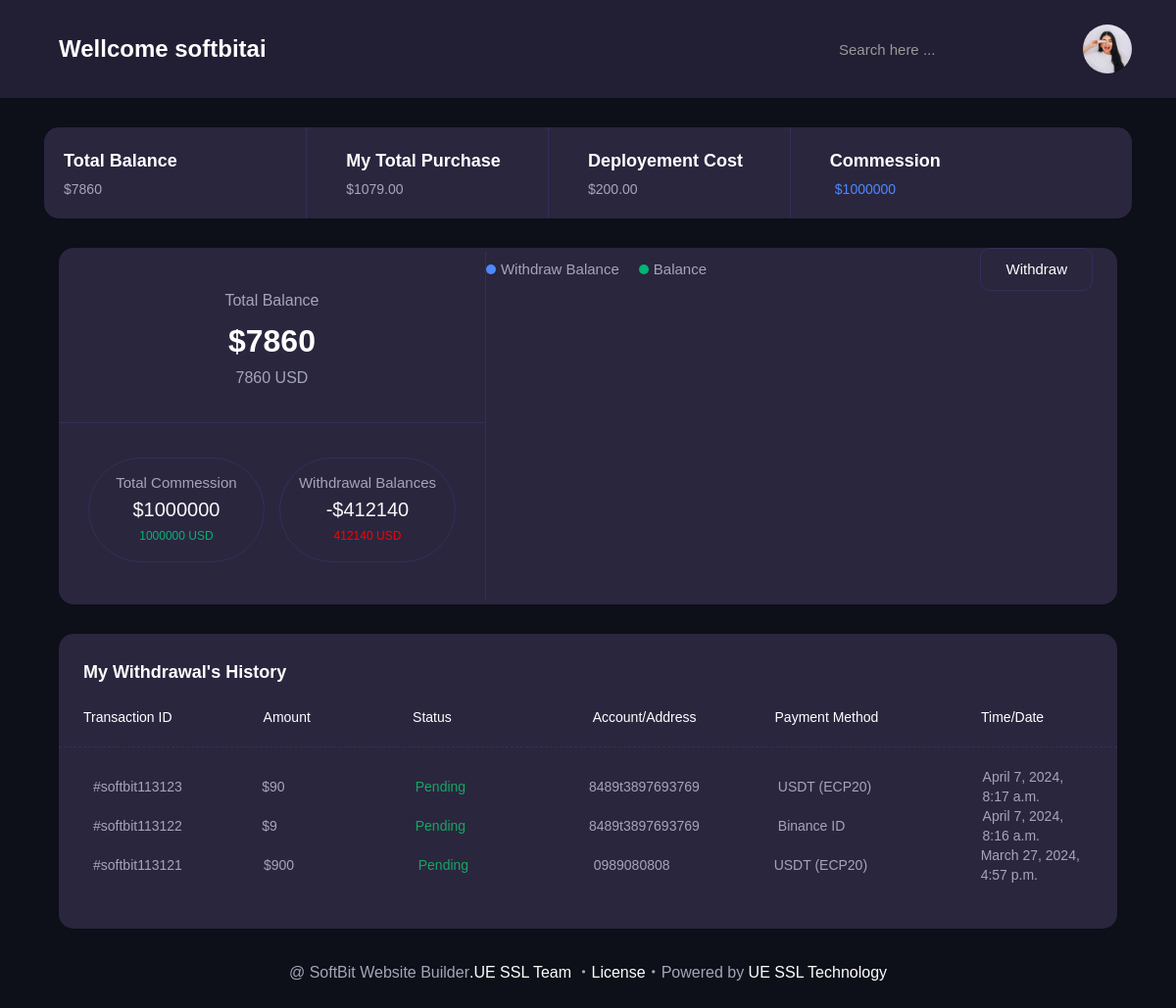
Screenshot of /userdashboard/ (signed in) with the database file from the repository.
### DynamicGenerator/models.py (models this page shows, shortened)
class Profile(models.Model):
    user=models.OneToOneField(User, on_delete=models.CASCADE)
    code=models.CharField(max_length=5,blank=True)
    recommended_by=models.ForeignKey(User,on_delete=models.CASCADE,blank=True,null=True,related_name="ref_by")
    profession=models.CharField(max_length=200,null=True)
    bio=models.TextField(null=True)
    profilepic=models.ImageField(upload_to='profilepic/', null=True,default='profilepic/118075335_744109276133549_1110864460278063364_n_c253ba2d-0077-40bc-82e3-372b_oJqMKqo.webp')
    created=models.DateTimeField(auto_now=True)
    balance=models.IntegerField(default=0)
    withdrawl_amount=models.IntegerField(default=0)
    commession=models.IntegerField(default=0)
    phone=models.CharField(max_length=200,null=True)
    address=models.CharField(max_length=200,null=True)
    city=models.CharField(max_length=200,null=True)
    state=models.CharField(max_length=200,null=True)
    country=models.CharField(max_length=200,null=True)
    facebook = models.URLField(blank=True, null=True)
    skype= models.URLField(blank=True, null=True)
    twitter = models.URLField(blank=True, null=True)
    linkedin = models.URLField(blank=True, null=True)

class Withdrawl_Request(models.Model):
    PENDING = 'Pending'
    APPROVED = 'Paid'
    STATUS_CHOICES = (
        (PENDING, 'Pending'),
        (APPROVED, 'Paid')
    )
    user = models.ForeignKey(User,  blank=True, null=True, on_delete=models.CASCADE)
    profile = models.ForeignKey(Profile,blank=True, null=True, on_delete=models.CASCADE)
    pay_method=models.CharField(max_length=30)
    account_no=models.CharField(max_length=50)
    account_title=models.CharField(max_length=50)
    bank=models.CharField(max_length=50,null=True)
    routing_no=models.CharField(max_length=50,null=True)
    status = models.CharField(max_length=20, choices=STATUS_CHOICES, default=PENDING)
    created_at = models.DateTimeField(default=timezone.now)
    amount = models.IntegerField(  default=0)
    class Meta:
        verbose_name_plural='Withdraw Request'
        ordering = ('-created_at',)

### DynamicGenerator/views.py (the view)
# urls.py: path('userdashboard/', userdashboard, name='userdashboard'),
@login_required
def userdashboard(request):
    data=Profile.objects.get(user=request.user)
    comtotal=data.commession
    totalbalance=data.balance
    userbalace=data.balance==0
    usercommession=data.commession==0
    totalwithdraw=data.withdrawl_amount
    user_withdrawal_requests = Withdrawl_Request.objects.filter(user=request.user)
    withdrawal_dates = list(user_withdrawal_requests.values_list('created_at', flat=True))
    withdrawal_dates_json = json.dumps([[date.year, date.month - 1, date.day] for date in withdrawal_dates])
    print(withdrawal_dates_json)
    purchase_plans = SitePurchase.objects.filter(user=request.user)
    total_purchase_amount = sum(plan.paid_amount for plan in purchase_plans)
    deploye_plan=Deploye.objects.filter(user=request.user)
    total_deploye = sum(plan.paid_amount for plan in deploye_plan)
    withdraw=Withdrawl_Request.objects.filter(user=request.user)
    Approved=Withdrawl_Request.objects.filter(user=request.user,status='Approved')
    return render(request, 'userdashboard.html',{'comtotal':comtotal,'totalbalance':totalbalance,'userbalace':userbalace,'totalwithdraw':totalwithdraw,'withdrawal_dates_json':withdrawal_dates_json,'withdraw':withdraw, 'Approved':Approved,'total_purchase_amount':total_purchase_amount,'total_deploye':total_deploye,'usercommession':usercommession})

### templates/userdashboard.html (shortened to what this page needs)
{% extends 'dashboard.html'%}
{% block content %}
    <div class="sections-wrapper">
      <div class="container">
        <div class="exchange-sngel-wrapper">
            <div class="w-layout-grid exchange-card-grid">
                <div id="w-node-fe23cacf-9998-c7ba-fea9-bcae08058672-fcbd0fcf"
                    class="exchange-card-singel-wrapper">
                    <div class="exchange-card-image-text-wrapper">
                        <div class="exchange-card-text-wrapper">
                            <h2 class="exchange-card-name"> Total Balance
                            </h2>
                            <div class="exchange-card-info">${{totalbalance}}</div>
                        </div>
                    </div>
                </div>
                <div id="w-node-b02e7eee-e072-cd1d-ea60-d011ef317832-fcbd0fcf"
                    class="exchange-card-singel-wrapper">
                    <div class="exchange-card-text-wrapper">
                        <h2 class="exchange-card-name">My Total Purchase </h2>
                        <div class="exchange-card-info">${{total_purchase_amount}}</div>
                    </div>
                </div>
                <div id="w-node-_0c5de506-5b8d-f5e2-22e6-6721e0c44cc2-fcbd0fcf"
                    class="exchange-card-singel-wrapper">
                    <div class="exchange-card-text-wrapper">
                        <h2 class="exchange-card-name">Deployement Cost</h2>
                        <div class="exchange-card-info">${{total_deploye}}</div>
                    </div>
                </div>
                <div id="w-node-_86edd98d-317a-6529-1e1f-cf4df71ffd81-fcbd0fcf"
                    class="exchange-card-singel-wrapper">
                    <div class="card-height-wrapper">
                        <div class="exchange-card-text-wrapper">
                            <h2 class="exchange-card-name">Commession</h2>
                            <div class="exchange-card-detais"><img
                                <div class="exchange-card-info low">${{comtotal}} </div>
                            </div>
                        </div>
    </div>
    </div>
    </div>
    </div>
    <div class="wallets-wrapper">
      <div class="container">
        <div class="wallets-balance-chart-wrapper">
          <div class="wallets-balance-wrapper">
            <div class="wallets-balance-text-wrapper">
              <div class="wallets-balance-text-block">Total Balance</div><h2 class="wallets-balance-code">${{totalbalance}}</h2><div class="wallets-balance-price">{{totalbalance}} USD</div>
            </div>
            <div class="wallets-balance-details-wrapper">
              <div class="wallets-balance-details-singel mr15">
                <div class="wallets-balance-details-text-block">Total Commession</div>
                <div class="wallets-balance-details-price">${{comtotal}}</div>
                <div class="wallets-balance-details-small">{{comtotal}} USD</div>
              </div>
              <div class="wallets-balance-details-singel">
                <div class="wallets-balance-details-text-block">Withdrawal Balances</div>
                <div class="wallets-balance-details-price">-${{totalwithdraw}}</div>
                <div class="wallets-balance-details-small" style="color: red;">{{totalwithdraw}} USD</div>
              </div>
            </div>
          </div>
          <div class="wallets-chart-wrapper">
            <div class="balance-categorys-top-content">
              <div class="balance-categorys">
                <div class="balance-category-singel">
                  <div class="balance-categorys-dote"></div>
                  <div class="balance-category-text">Withdraw Balance</div>
                </div>
                <div class="balance-category-singel ml20">
                  <div class="balance-categorys-dote two"></div>
                  <div class="balance-category-text">Balance </div>
                </div>
              </div>
              <div class="balance-categorys-button-wrapper">
                {% if userbalace %} <a data-w-id="2ddbe32e-1013-eb28-109f-80fa3ce4a544" href="/referal/" class="balance-categorys-button deposite w-button">Share  Affliate Link To Friend To Make Money  </a>
            {% else %}
                <a data-w-id="2b8c7772-1480-0876-d7ce-a0cd968eaf52" href="#" class="balance-categorys-button withdraw w-button">Withdraw</a>{% endif %}
            </div>
            </div>
            <div class="balance-crat-image-wrapper">
              <div id="donutchart" style="width: 100%; height: 300px;"></div></div>
          </div>
        </div>
        <div class="cryptocurrency-prices-table-wrapper">
          <div class="cryptocurrency-prices-table-top-content">
            <div class="dashboard-chart-title-wrap mb0">
              <h2 class="dashboard-chart-title">My Withdrawal&#x27;s History</h2>
            </div>
          </div>
          <div class="cryptocurrency-table-headings">
            <div class="w-layout-grid cryptocurrency-table-grid two">
              <div id="w-node-_6d10333f-639d-2dae-6921-2d2ef36b2b7a-c121d338" class="cryptocurrency-table-heading-wrap">
                <h3 class="cryptocurrency-table-heading">Transaction ID</h3>
              </div>
              <div id="w-node-_6d10333f-639d-2dae-6921-2d2ef36b2b7d-c121d338" class="cryptocurrency-table-heading-wrap">
                <h3 class="cryptocurrency-table-heading">Amount</h3>
              </div>
              <div id="w-node-_6d10333f-639d-2dae-6921-2d2ef36b2b80-c121d338" class="cryptocurrency-table-heading-wrap">
                <h3 class="cryptocurrency-table-heading">Status</h3>
              </div>
              <div id="w-node-_6d10333f-639d-2dae-6921-2d2ef36b2b83-c121d338" class="cryptocurrency-table-heading-wrap">
                <h3 class="cryptocurrency-table-heading">Account/Address</h3>
              </div>
              <div id="w-node-_6d10333f-639d-2dae-6921-2d2ef36b2b86-c121d338" class="cryptocurrency-table-heading-wrap">
                <h3 class="cryptocurrency-table-heading">Payment Method</h3>
              </div>
              <div id="w-node-_6d10333f-639d-2dae-6921-2d2ef36b2b89-c121d338" class="cryptocurrency-table-heading-wrap">
                <h3 class="cryptocurrency-table-heading">Time/Date</h3>
              </div>
            </div>
          </div>
          <div class="cryptocurrency-table">
            {% for data in withdraw %}
            <div class="w-layout-grid cryptocurrency-table-grid two">
              <div id="w-node-_6d10333f-639d-2dae-6921-2d2ef36b2b8e-c121d338" class="cryptocurrency-table-singel">
                <div class="cryptocurrency-table-token">
                  <div class="cryptocurrency-table-token-text-block">#softbit1131{{data.id}}</div>
                </div>
              </div>
              <div id="w-node-_6d10333f-639d-2dae-6921-2d2ef36b2b94-c121d338" class="cryptocurrency-table-singel">
                <div class="cryptocurrency-table-text-wrap">
                  <div class="cryptocurrency-table-text-block">${{data.amount}}</div>
                </div>
              </div>
              <div id="w-node-_6d10333f-639d-2dae-6921-2d2ef36b2b9c-c121d338" class="cryptocurrency-table-singel">
                <div class="exchange-card-detais">
                  <div class="exchange-card-info high">{{data.status}}</div>
                </div>
              </div>
              <div id="w-node-_6d10333f-639d-2dae-6921-2d2ef36b2b98-c121d338" class="cryptocurrency-table-singel">
                <div class="cryptocurrency-table-text-wrap">
                  <div class="cryptocurrency-table-text-block">{{data.account_no}}</div>
                </div>
              </div>
              <div id="w-node-_6d10333f-639d-2dae-6921-2d2ef36b2ba1-c121d338" class="cryptocurrency-table-singel">
                <div class="cryptocurrency-table-text-wrap">
                  <div class="cryptocurrency-table-text-block">{{data.pay_method}}</div>
                </div>
              </div>
              <div id="w-node-_6d10333f-639d-2dae-6921-2d2ef36b2ba5-c121d338" class="cryptocurrency-table-singel">
                <div class="cryptocurrency-table-text-wrap">
                  <div class="cryptocurrency-table-text-block">{{data.created_at}}</div>
                </div>
              </div>
            </div>
            {% endfor %}
          </div>
        </div>
      </div>
    </div>
  </div>
{% endblock %}

### templates/dashboard.html (shortened to what this page needs)
{% load static %}
<!DOCTYPE html>
<html data-wf-domain="crypzai.webflow.io" data-wf-page="6332f5be1216d974c121d338" data-wf-site="632e9fa0dfa1117a99e55716">
  <head>
    <link href="{% static '/css/dashboard.css' %}" rel="stylesheet" type="text/css" />
  </head>
  <body>
    <div class="page-wrapper">
      <div class="topbar-wrapper">
        <div class="header-content">
          <div class="header-toggle-wrapper">
            <div class="header-title-wrapper">
              <h1 class="header-title">Wellcome {{request.user.username}}</h1>
            </div>
          </div>
          <div class="header-right-content">
            <div class="header-search-wrapper">
              <form class="header-search w-form">
                <input type="search" class="header-search-input w-input" maxlength="256"  placeholder="Search here ..." id="search" required=""
                hx-post="{% url 'search' %}"
    hx-target='#results'
    hx-trigger="keyup changed delay:500ms"
    name="search"
                />
              </form>
            </div>
            <div class="header-profile-wrapper">
              <div data-hover="false" data-delay="0" data-w-id="28e1feed-ba8a-8ccc-d88e-32db77acf15e" class="header-profile-drp w-dropdown">
                <div class="header-profile-dropdown-toggle w-dropdown-toggle">
                  <img src="{{user.profile.profilepic.url}}" loading="lazy" alt="" class="nav-profile-arrow" style="width: 50px; height: 50px; border-radius: 110px;" />
                </div>
              </div>
            </div>
          </div>
        </div>
      </div>
     {% block content %}{% endblock  %}
     <div class="footer">
      <div class="container">
        <div class="footer-details-wrapper">
          <div class="footer-text-block">
            @ SoftBit Website Builder<a href="#" target="_blank" class="footer-text-link">.UE SSL Team  </a>・<a href="#" class="footer-text-link">License</a>・Powered by <a href="#" target="_blank" class="footer-text-link">UE SSL Technology </a>
          </div>
        </div>
      </div>
    </div>
    </div>
  </body>
</html>

### rows the page displays
Withdrawl_Request: id "23", amount "90", status "Pending", account_no "8489t3897693769", pay_method "USDT (ECP20)", created_at "April 7, 2024, 8:17 a.m."
Withdrawl_Request: id "22", amount "9", status "Pending", account_no "8489t3897693769", pay_method "Binance ID", created_at "April 7, 2024, 8:16 a.m."
Withdrawl_Request: id "21", amount "900", status "Pending", account_no "0989080808", pay_method "USDT (ECP20)", created_at "March 27, 2024, 4:57 p.m."

### other values shown
{{ request.user.username }} "softbitai"
{{ totalbalance }} "7860"
{{ total_purchase_amount }} "1079.00"
{{ total_deploye }} "200.00"
{{ comtotal }} "1000000"
{{ totalwithdraw }} "412140"
